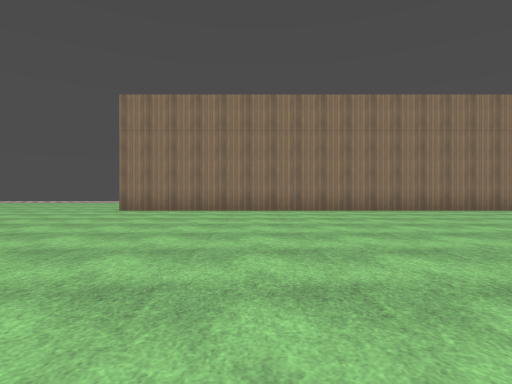
[1] (above)

16 first-person views from a walk through a level from a Godot 3-D game. The camera is 1.2 m above the floor, looks level and sees 80° across. The floor is counted in squares, 2.4 m on a side. Each view is taken from the middle of a square. On the plan, view 1 faces up. The plan holds only what a view shows up to about 9 squares ahead; the rest is blank. The place goes on beyond the plan. Some surface patterns are stand-ins.

[2]
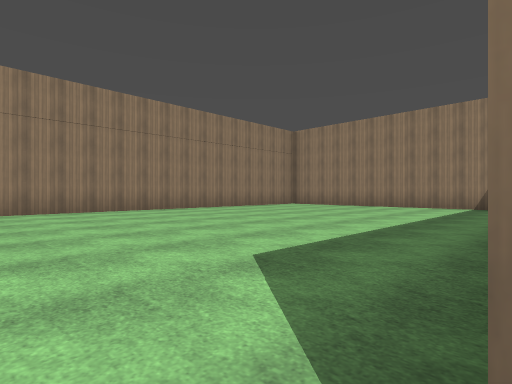

[3]
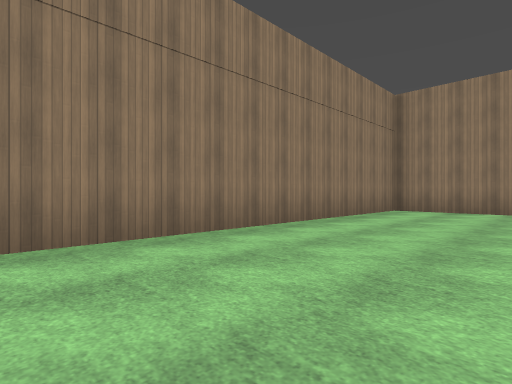

[4]
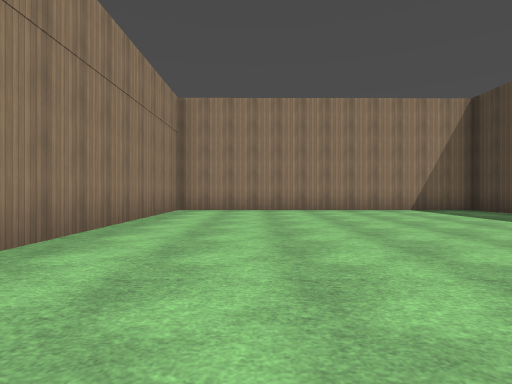

[5]
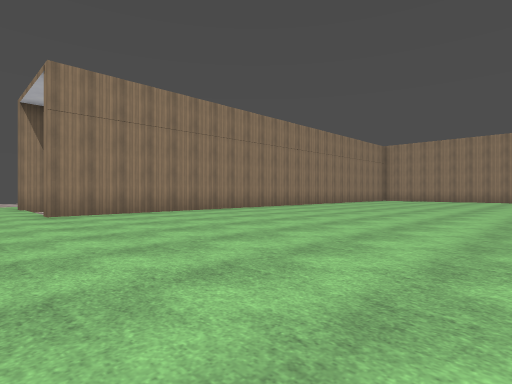

[6]
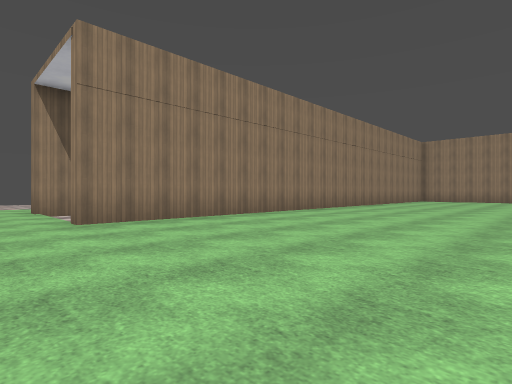

[7]
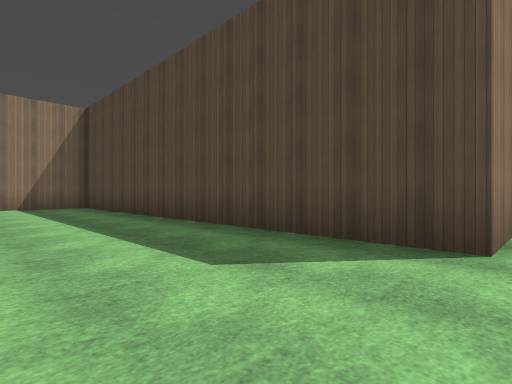

[8]
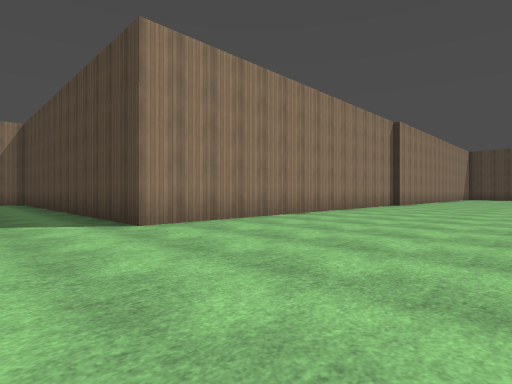

[9]
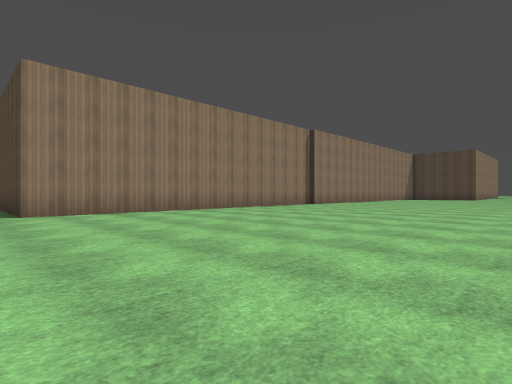

[10]
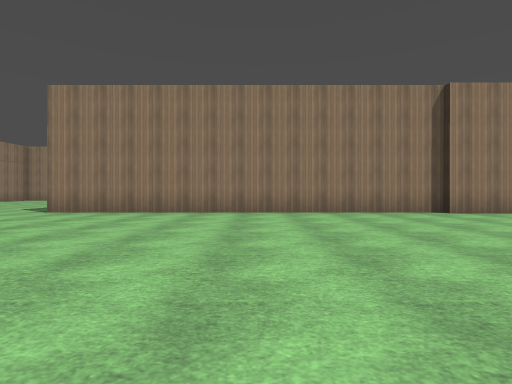

[11]
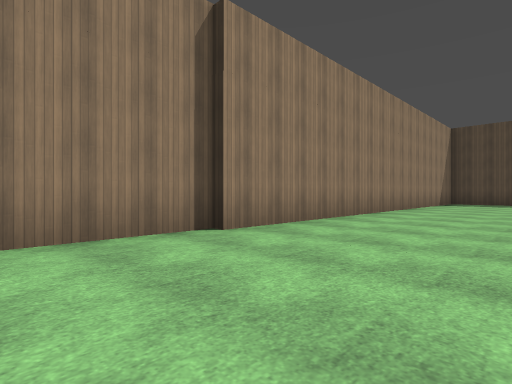

[12]
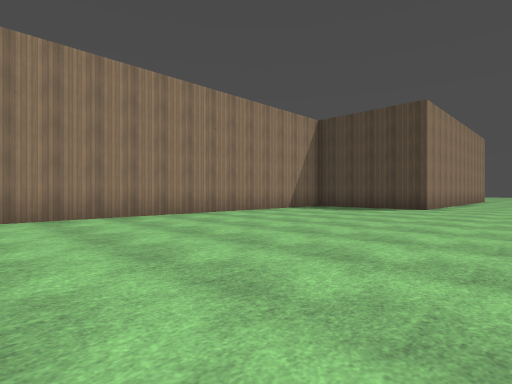

[13]
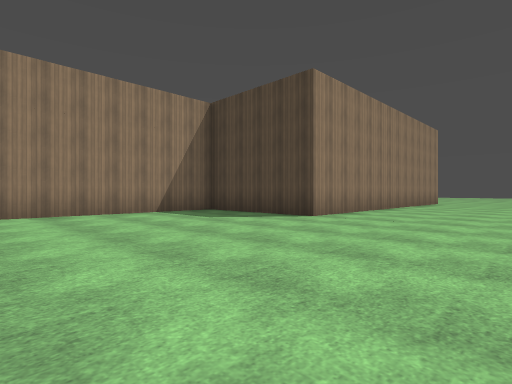

[14]
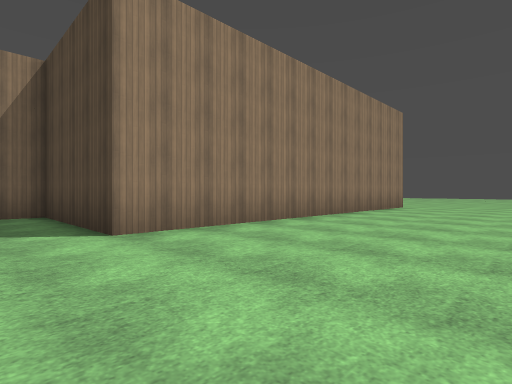

[15]
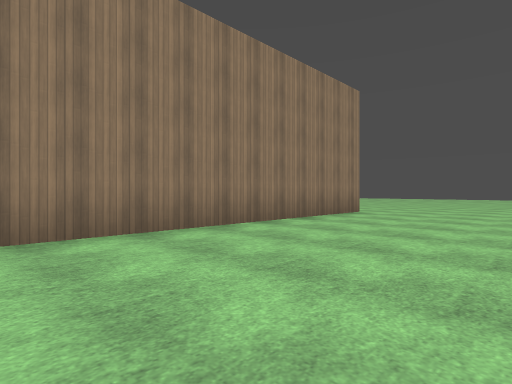

[16]
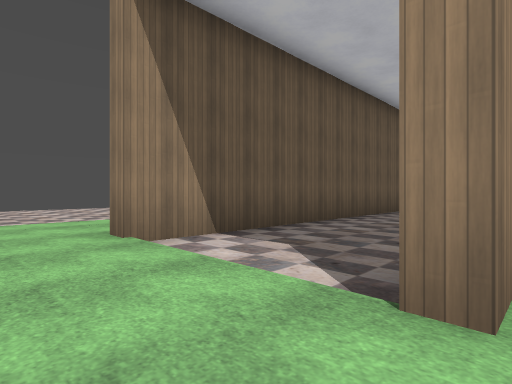

### Floor plan
Points are (right, up) in squares from view 1. A wall is a line through its corners. A room is listed if a view was taken in it or the views show most of it. See-through windows are left out.
Room 1 (views 1, 2, 3, 4, 5, 6, 7, 8, 9, 10, 11, 12, 13, 14, 15)
walls: (2.4, -9.6) (2.4, 0) (12.4, 0) (12.4, 8.2) (-3.8, 8.2); (-1.4, -30.4) (-1.4, -21.3) (2.1, -21.3) (2.1, -9.5)
ways out: opening at (-4.5, 8) to room 2
Room 2 (view 16)
walls: (4.4, 11.4) (-3.8, 11.4)
ways out: opening at (-4.5, 8) to room 1; opening at (-4.5, 12)

Positions as (right, up) in squares from view 1, and headings:
1: (0, 0), facing up
2: (2, 0), facing up-right
3: (4, 5), facing up-right
4: (4, 6), facing right
5: (-5, 1), facing up-right
6: (-5, 3), facing up-right
7: (2, 3), facing down-right
8: (-2, 2), facing down-right
9: (-5, 1), facing down-right
10: (-5, -5), facing right
11: (-1, -7), facing down-right
12: (-4, -12), facing down-right
13: (-5, -16), facing down-right
14: (-5, -20), facing down-right
15: (-5, -23), facing down-right
16: (-5, 8), facing up-right
